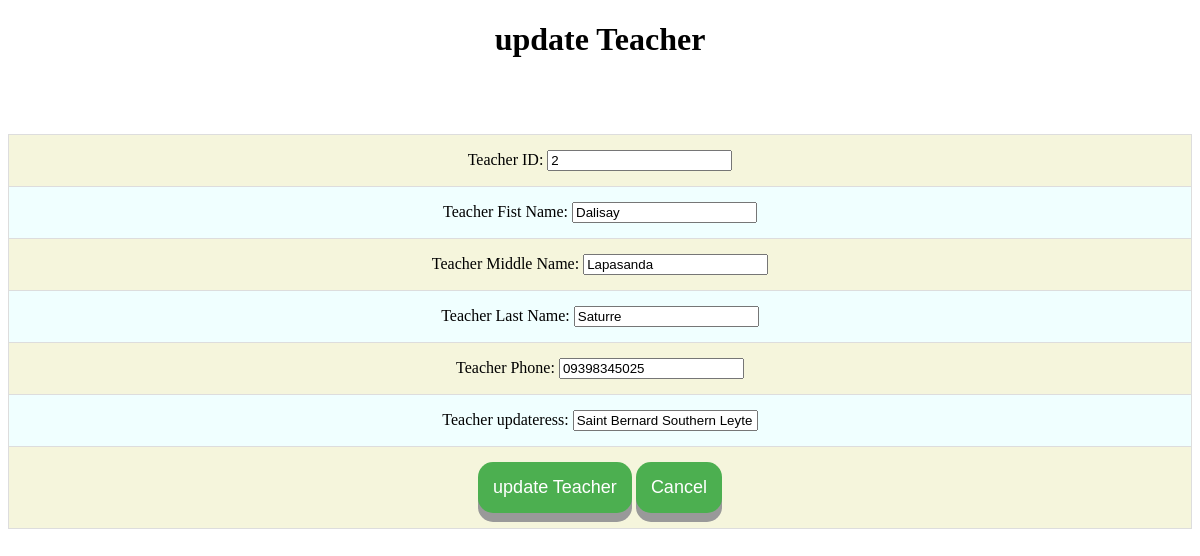
Screenshot of /updateteacher.php?tid=2 with the database file from the repository.
### tables this page shows
CREATE TABLE `teachers` (
  `teacher_id` int(11) NOT NULL,
  `teacher_fname` varchar(255) NOT NULL,
  `teacher_mname` varchar(255) DEFAULT NULL,
  `teacher_lname` varchar(255) NOT NULL,
  `teacher_phone` varchar(255) NOT NULL,
  `teacher_address` varchar(255) NOT NULL
);

### dbcon.php (called while the page is built, shortened)
<?php
	function con(){
		return new PDO("mysql:host=localhost;dbname=skill2",'root','');
	}
	function getTeacher($data){
		$con = con();
		$sql = "SELECT * FROM teachers WHERE teacher_id = ?";
		$stmt = $con->prepare($sql);
		$stmt->execute($data);
		$rows = $stmt->fetchAll();
		return $rows;
	}
?>

### updateteacher.php (the view, shortened to what this page needs)
<?php
	require_once("dbcon.php");
	if(isset($_GET['tid'])){
		$id = $_GET['tid'];
		$teacher = getTeacher(array($id));
		if(count($teacher) > 0){
			foreach ($teacher as $row) {
?>
<!DOCTYPE html>
<html>
<head>
	<link rel="stylesheet" type="text/css" href="style.css">
</head>
<body>
	<center><h1>update Teacher</h1></center>
	<br /><br /><br />
	<table>
	<form method="post">
		<tr>
			<td>
				Teacher ID:
				<input type="text" name="id" value="<?php echo $row['teacher_id']; ?>" required readonly>
			</td>
		</tr>
		<tr>
			<td>
				Teacher Fist Name:
				<input type="text" name="fname" value="<?php echo $row['teacher_fname']; ?>" required>
			</td>
		</tr>
		<tr>
			<td>
				Teacher Middle Name:
				<input type="text" name="mname" value="<?php echo $row['teacher_mname']; ?>">
			</td>
		</tr>
		<tr>
			<td>
				Teacher Last Name:
				<input type="text" name="lname" value="<?php echo $row['teacher_lname']; ?>" required>
			</td>
		</tr>
		<tr>
			<td>
				Teacher Phone:
				<input type="text" name="phone" value="<?php echo $row['teacher_phone']; ?>" required>
			</td>
		</tr>
		<tr>
			<td>
				Teacher updateress:
				<input type="text" name="updateress" value="<?php echo $row['teacher_address']; ?>" required>
			</td>
		<tr>
			<td>
				<input type="submit" name="updateTeacher" class="buttons" value="update Teacher">
				</form>
				<a href="Teachermanagement.php"><button class="buttons">Cancel</button></a>
	</table>
<?php
			}
		}
	else{
		echo "Nothing to show.";
?>
	<a href="teachermanagement.php"><button class="buttons">Go Back!</button></a>
<?php
	}
}
 ?>
</body>
</html>

### style.css (style rules this page uses)
table, td, th { border: 1px solid #ddd; text-align: center; }
table { border-collapse: collapse; width: 100%; }
table tr:nth-child(even) { background-color: #F0FFFF; }
table tr:nth-child(odd) { background-color: #F5F5DC; }
th, td { padding: 15px; }
.buttons { display: inline-block; padding: 15px 15px; font-size: 18px; cursor: pointer; text-align: center; text-decoration: none; outline: none; color: #fff; background-color: #4CAF50; border: none; border-radius: 15px; box-shadow: 0 9px #999; }

### rows the page displays
teachers: id "2", fname "Dalisay", mname "Lapasanda", lname "Saturre", phone "09398345025", updateress "Saint Bernard Southern Leyte"
